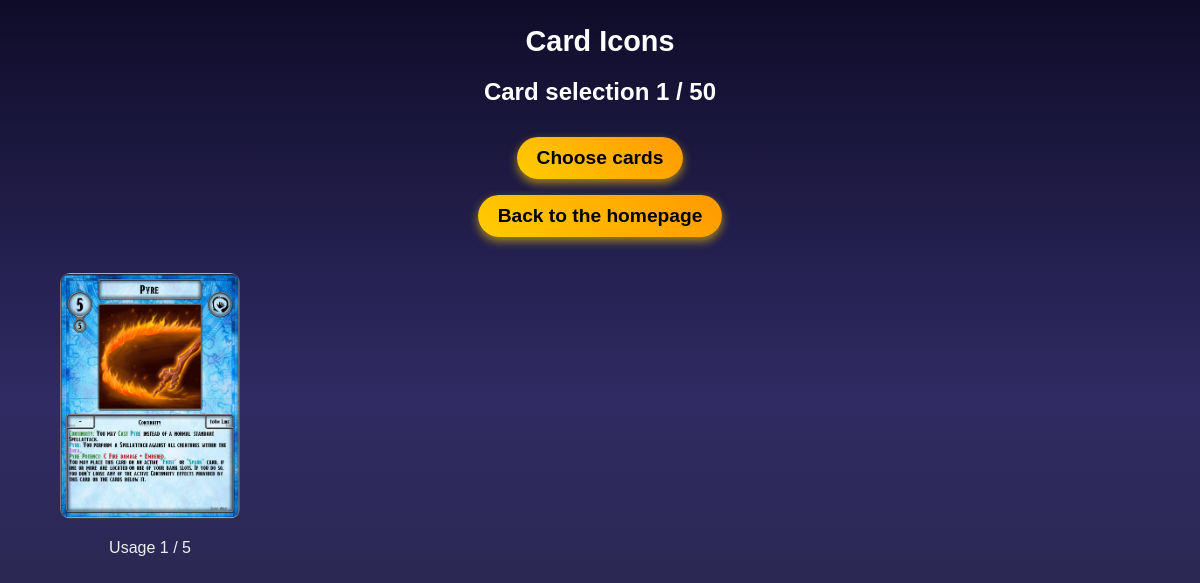
The page /deck (signed in) on the database its author committed.
### tables this page shows
CREATE TABLE deck(id, card, max, amount);

### main.py (the view)
@app.route('/deck')
def deck():
    user = session.get('username')
    if user is None:
        return redirect(url_for('open_reg_log'))
    else:
        card_usage = get_card_count(user)
        return render_template('deck.html', size_cards=get_deck_amount(user), card_usage=card_usage)

### backend/database.py (called while the page is built)
def transform_username_id(username):
    with con:
        cur_new = con.cursor()
        cmd = 'SELECT id FROM player WHERE username LIKE ?'
        res = cur_new.execute(cmd, (username,))
        result = res.fetchone()
    if result:
        return result[0]
    raise ValueError(f'User {username} not found.')

def get_deck_amount(player):
    player_id = transform_username_id(player)
    cmd = 'SELECT amount FROM deck WHERE id = ?'
    cur.execute(cmd, (player_id, ))
    row = cur.fetchall()
    i = 0
    for x in row:
        i += x[0]
    return i

def get_card_count(player):
    player_id = transform_username_id(player)
    cmd = f'SELECT card, amount FROM deck WHERE id = {player_id}'
    cur.execute(cmd)
    rows = cur.fetchall()
    con.commit()
    return rows

### templates/deck.html (shortened to what this page needs)
<!DOCTYPE html>
<html lang="en">
<head>
    <link rel="stylesheet" href="{{ url_for('static', filename='styles/theme.css') }}">
    <link rel="stylesheet" href="{{ url_for('static', filename='styles/deck.css') }}">
</head>
<body>
    <div class="container">
        <header>
            <div class="header-content">
                <h1>Card Icons</h1>
                {% if size_cards %}
                <h2 id="karten_title">Card selection {{ size_cards }} / 50</h2>
                {% else %}
                <h2 id="karten_title">Card selection</h2>
                {% endif %}
                <div class="buttons">
                    <p><a href="/cards" class="back-button">Choose cards</a></p>
                    <p><a href="/" class="back-button">Back to the homepage</a></p>
                </div>
            </div>
        </header>
        <div class="card-container">
            {% for image, usage in card_usage %}
            <div class="card">
                <img src="{{ url_for('static', filename='assetsFolder/Cards/' + image) }}" alt="{{ image }}" class="remove-card" data-card="{{ image }}">
                <p>Usage {{ usage }} / {{ image.rsplit('_', 2)[1] }}</p>
            </div>
            {% endfor %}
        </div>
    </div>
</body>
</html>

### static/styles/theme.css (style rules this page uses)
:root { --bg: linear-gradient(to bottom, #0f0c29, #302b63, #24243e); --text-color: #ffffff; --alt-text-color: #eeeeee; --panel-bg: #24243e; --link-bg: #573b8a; --link-bg-hover: #6d44b8; --link-text: #ffffff; --shadow: #000; --headline: #ddd; --sheet-bg: #4f535c; --talent-bg: #3a3f47; --arrow-color: #23272a; }

### static/styles/deck.css (style rules this page uses)
body { margin: 0; padding: 0; display: flex; justify-content: center; align-items: flex-start; min-height: 100vh; font-family: 'Jost', sans-serif; background: var(--bg); color: var(--text-color); }
.container { width: 90%; max-width: 1200px; margin-top: 20px; display: flex; flex-direction: column; align-items: flex-start; }
header { width: 100%; display: flex; justify-content: center; align-items: center; text-align: center; margin-bottom: 20px; }
.header-content { display: flex; flex-direction: column; align-items: center; gap: 10px; }
p { display: flex; flex-direction: column; align-items: center; gap: 3px; color: var(--alt-text-color); }
h1, h2 { margin: 5px 0; color: var(--text-color); }
h1 { font-size: 1.8em; }
h2 { font-size: 1.5em; }
.back-button { font-size: 1.2em; font-weight: bold; padding: 10px 20px; background: linear-gradient(45deg, #ffcc00, #ff9900); color: black; text-decoration: none; border-radius: 25px; display: inline-block; transition: all 0.3s ease; box-shadow: 0px 4px 10px rgba(255, 204, 0, 0.6); }
.card-container { display: flex; flex-wrap: wrap; justify-content: flex-start; gap: 20px; width: 100%; }
.card { width: 180px; max-width: 200px; box-sizing: border-box; }
.card img { width: 100%; height: auto; object-fit: contain; cursor: pointer; transition: transform 0.2s ease, box-shadow 0.2s ease; border-radius: 10px; }

### rows shown on the page
deck: card (picture), amount "1", card "5"

### other values the page prints
{{ size_cards }} "1"
